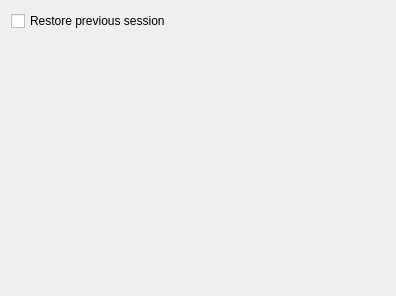
<?xml version="1.0" encoding="UTF-8"?>
<ui version="4.0">
 <class>PlayerPage</class>
 <widget class="QWidget" name="PlayerPage">
  <property name="geometry">
   <rect>
    <x>0</x>
    <y>0</y>
    <width>396</width>
    <height>296</height>
   </rect>
  </property>
  <property name="windowTitle">
   <string>Form</string>
  </property>
  <layout class="QFormLayout" name="formLayout">
   <item row="0" column="0">
    <widget class="QCheckBox" name="restorePreviousSessionCheckBox">
     <property name="text">
      <string>Restore previous session</string>
     </property>
    </widget>
   </item>
  </layout>
 </widget>
 <resources/>
 <connections/>
</ui>
